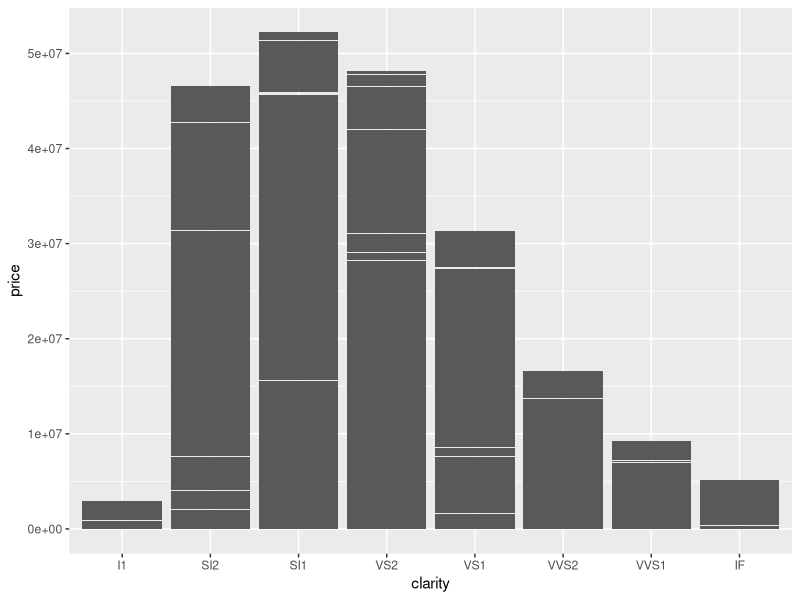
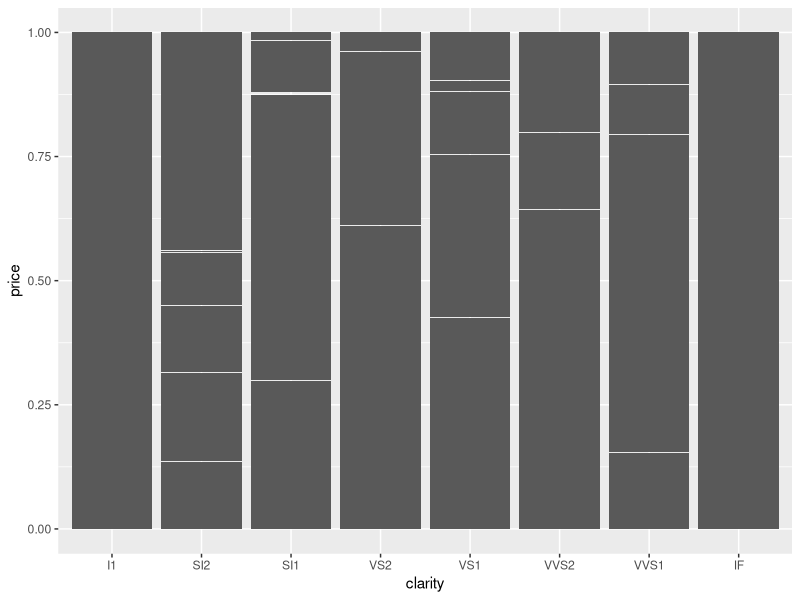

Generate these figures, in order, with R: (Note: this script raises an error after producing the figures.)
# Exercise 2: advanced ggplot2 practice

# Install and load the `ggplot2` package
#install.packages('ggplot2')
library("ggplot2")

# For this exercise you will again be working with the `diamonds` data set.
# Use `?diamonds` to review details about this data set
?diamonds
names(diamonds)

## Position Adjustments

# Draw a column (bar) chart of diamonds cuts by price, with each bar filled by 
# clarity. You should see a _stacked_ bar chart.
ggplot(data = diamonds) +
  geom_col(mapping = aes(x = clarity, y = price))

# Draw the same chart again, but with each element positioned to "fill" the y axis
ggplot(data = diamonds) +
  geom_col(mapping = aes(x = clarity, y = price), position = "fill")

# Draw the same chart again, but with each element positioned to "dodge" each other


# Draw a plot with point geometry with the x-position mapped to `cut` and the 
# y-position mapped to `clarity`
# This creates a "grid" grouping the points


# Use the "jitter" position adjustment to keep the points from all overlapping!
# (This works a little better with a sample of diamond data, such as from the 
# previous exercise).



## Scales

# Draw a "boxplot" (with `geom_boxplot`) for the diamond's price (y) by color (x)
ggplot(data = diamonds_sample) +
  geom_violin(mapping = aes(x = color, y = price))
  

# This has a lot of outliers, making it harder to read. To fix this, draw the 
# same plot but with a _logarithmic_ scale for the y axis.
ggplot(data = diamonds_sample) +
  geom_violin(mapping = aes(x = carat, y = price)) +
  scale_x_log10() +
  scale_y_log10()

# For another version, draw the same plot but with `violin` geometry instead of 
# `boxplot` geometry!
# How does the logarithmic scale change the data presentation?


# Another interesting plot: draw a plot of the diamonds price (y) by carat (x), 
# using a heatmap of 2d bins (geom_bin2d)
# What happens when you make the x and y channels scale logarithmically?
ggplot(data = diamonds_sample) +
  geom_violin(mapping = aes(x = carat, y = price)) +
  scale_x_log10() +
  scale_y_log10()

# Draw a scatter plot for the diamonds price (y) by carat (x). Color each point
# by the clarity (Remember, this will take a while. Use a sample of the diamonds 
# for faster results)
ggplot(data = diamonds_sample) +
  geom_point(mapping = aes(x = carat, y = price, color = clarity)) +
  scale_color_brewer(palette = "Purples", direction = -1)

# Change the color of the previous plot using a ColorBrewer scale of your choice. 
# What looks nice?

  


## Coordinate Systems

# Draw a bar chart with x-position and fill color BOTH mapped to cut
# For best results, SET the `width` of the geometry to be 1 (fill plot, no space
# between)
# TIP: You can save the plot to a variable for easier modifications


# Draw the same chart, but with the coordinate system flipped


# Draw the same chart, but in a polar coordinate system. It's a Coxcomb chart!



## Facets

# Take the scatter plot of price by carat data (colored by clarity) and add 
# _facets_ based on the diamond's `color`
ggplot(data = diamonds_sample) +
  geom_point(mapping = aes(x = carat, y = price, color = color)) +
  facet_wrap(~clarity)


## Saving Plots

# Use the `ggsave()` function to save the current (recent) plot to disk.
# Name the output file "my-plot.png".
# Make sure you've set the working directory!!

